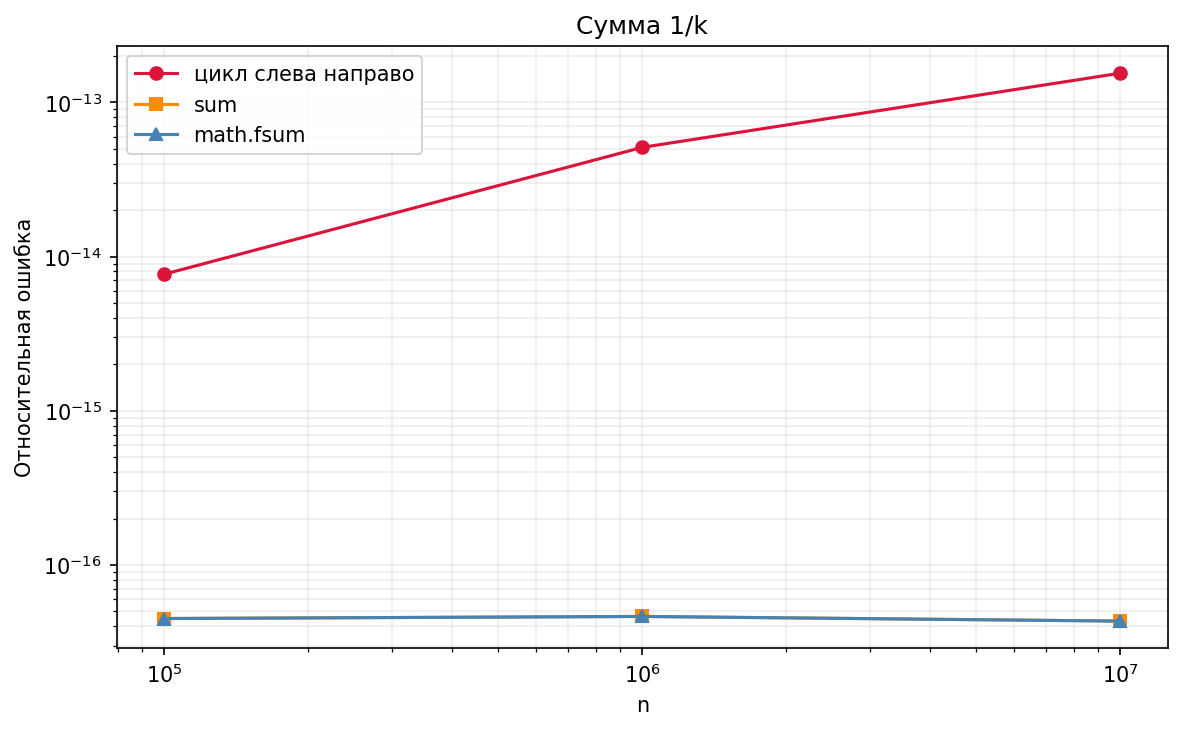

The Python source for this figure:
import math

import matplotlib

matplotlib.use("Agg")
import matplotlib.pyplot as plt
import mpmath as mp

print("hw-1.09")

mp.mp.dps = 50

def rel_err(approx, exact_value):
    return abs(mp.mpf(approx) - exact_value) / abs(exact_value)

def naive_sum(n):
    s = 0.0
    k = 1
    while k <= n:
        s = s + 1.0 / k
        k = k + 1
    return s

ns = [10**5, 10**6, 10**7]
err_naive = []
err_sum = []
err_fsum = []

print("n    ошибка цикла    ошибка sum    ошибка fsum")
for n in ns:
    arr = [1.0 / k for k in range(1, n + 1)]
    exact = mp.harmonic(n)
    e1 = float(rel_err(naive_sum(n), exact))
    e2 = float(rel_err(sum(arr), exact))
    e3 = float(rel_err(math.fsum(arr), exact))
    err_naive.append(e1)
    err_sum.append(e2)
    err_fsum.append(e3)
    print(f"{n:.0e}   {e1:.6e}   {e2:.6e}   {e3:.6e}")

p = math.log(err_naive[-1] / err_naive[0]) / math.log(ns[-1] / ns[0])
print(f"ошибка наивного способа выросла примерно как n^{p:.2f}")

fig, ax = plt.subplots(figsize=(8, 5))
ax.plot(ns, err_naive, "o-", color="crimson", label="цикл слева направо")
ax.plot(ns, err_sum, "s-", color="darkorange", label="sum")
ax.plot(ns, err_fsum, "^-", color="steelblue", label="math.fsum")
ax.set_xscale("log")
ax.set_yscale("log")
ax.set_xlabel("n")
ax.set_ylabel("Относительная ошибка")
ax.set_title("Сумма 1/k")
ax.legend()
ax.grid(True, which="both", alpha=0.2)
plt.tight_layout()
fig.savefig("hw-1.09.png", dpi=150, bbox_inches="tight")
print("График сохранён: hw-1.09.png")
